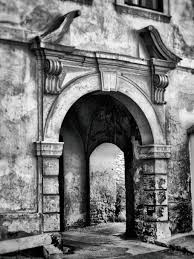
#> input picture Images/10.jpeg, 194 x 259 px, found by its file name
$ jupyter execute --allow-errors practical5.ipynb
#> lines starting #> are read from the running program, lines starting #| are printed output that depends on the picture
[cell 1]
from google.colab import drive
drive.mount('/content/drive')

[cell 2]
#Smoothing
#Linear operation
import cv2
import numpy as np
from matplotlib import pyplot as plt
img = cv2.imread('/content/drive/My Drive/cv/10.jpeg')
#> img is the input picture: shape (259, 194, 3); mean B, G, R 121.5, 121.5, 121.5
kernel = np.ones((5,5),np.float32)/25
dst = cv2.filter2D(img,-1,kernel)
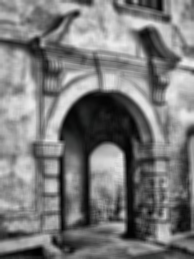
#> dst: shape (259, 194, 3); mean B, G, R 121.5, 121.5, 121.4
plt.subplot(121),plt.imshow(img),plt.title('Original')
plt.xticks([]),plt.yticks([])
plt.subplot(122),plt.imshow(dst),plt.title('Linear Operation')
plt.xticks([]),plt.yticks([])
plt.show()
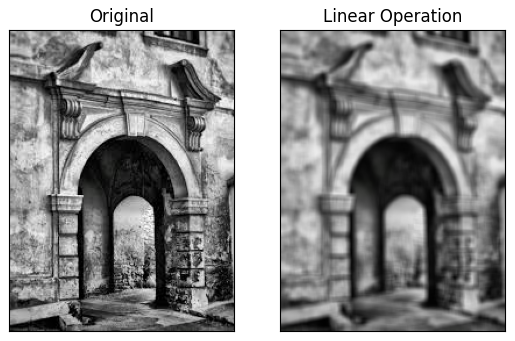
#> figure drawn by matplotlib, 2 panels; B, G, R data is drawn as R, G, B

[cell 3]
#Median operation
import cv2
import numpy as np
from matplotlib import pyplot as plt
img = cv2. imread('/content/drive/My Drive/cv/10.jpeg')
median = cv2.medianBlur(img,5)
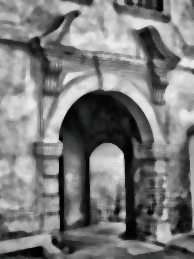
#> median: shape (259, 194, 3); mean B, G, R 122, 122, 122
plt.subplot(121),plt.imshow(img),plt.title('Original')
plt. xticks([]), plt.yticks([])
plt.subplot(122),plt.imshow(median),plt.title('Median')
plt.xticks([]), plt.yticks ([])
plt.show()
#> figure, not shown here; B, G, R data is drawn as R, G, B

[cell 4]
#Averaging Operation
import cv2
import numpy as np
from matplotlib import pyplot as plt
img1 = cv2.imread('/content/drive/My Drive/cv/10.jpeg')
blur = cv2.blur(img1,(5,5))
plt.subplot(121),plt.imshow(img1),plt.title('Original')
plt. xticks([]), plt.yticks([])
plt.subplot(122),plt.imshow(blur),plt.title('Averaging')
plt.xticks([]), plt.yticks ([])
plt.show()
#> figure, not shown here; B, G, R data is drawn as R, G, B

#> (a cell that did not finish here is left out)

[cell 6]
#Gaussian operation
import cv2
import numpy as np
from matplotlib import pyplot as plt
img = cv2. imread('/content/drive/My Drive/cv/10.jpeg')
blur = cv2.GaussianBlur(img,(5,5),0)
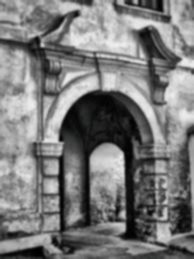
#> blur: shape (259, 194, 3); mean B, G, R 121.5, 121.5, 121.5
plt.subplot(121),plt.imshow(img),plt.title('Original')
plt.xticks([]),plt.yticks([])
plt.subplot(122),plt.imshow(blur),plt.title('Gaussian')
plt.xticks([]),plt.yticks ([])
plt.show()
#> figure, not shown here; B, G, R data is drawn as R, G, B

$ run again, with Images/1.jpeg copied over Images/10.jpeg
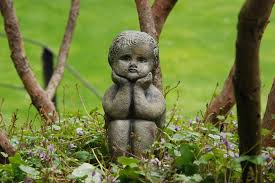
#> input picture Images/1.jpeg, 275 x 183 px, found by its file name
#> img is the input picture: shape (183, 275, 3); mean B, G, R 59.4, 124.3, 111.2
#> `dst = cv2.filter2D(img,-1,kernel)`:
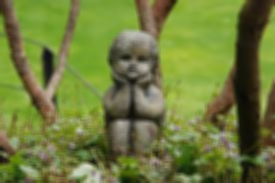
#> dst: shape (183, 275, 3); mean B, G, R 59.4, 124.3, 111.3
#> `plt.show()`:
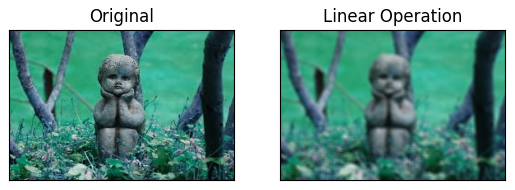
#> figure drawn by matplotlib, 2 panels; B, G, R data is drawn as R, G, B

$ run again, with Images/26.jpeg copied over Images/10.jpeg
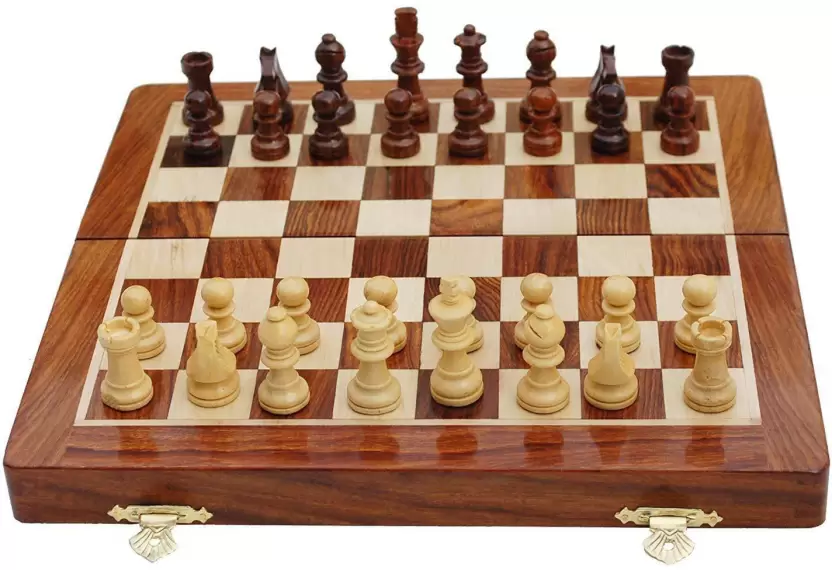
#> input picture Images/26.jpeg, 832 x 570 px, found by its file name
#> img is the input picture: shape (570, 832, 3); mean B, G, R 129.5, 151.5, 183.7
#> `dst = cv2.filter2D(img,-1,kernel)`:
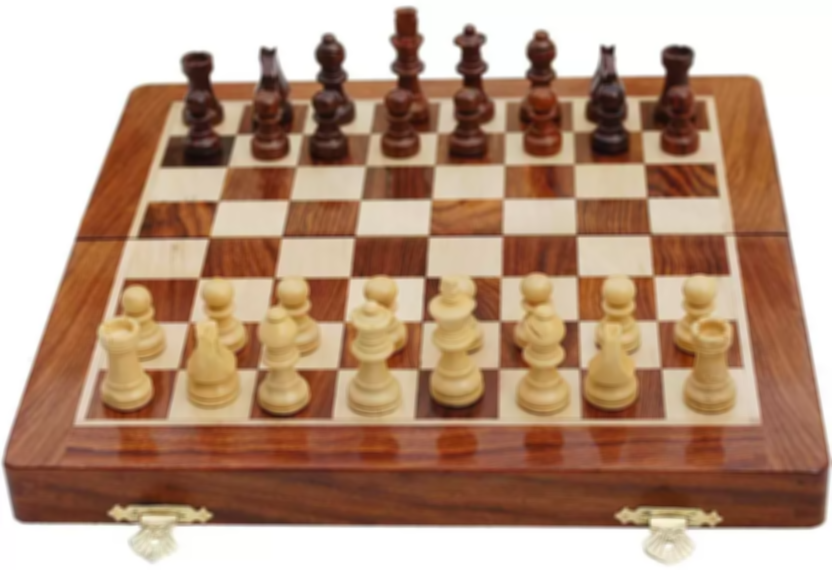
#> dst: shape (570, 832, 3); mean B, G, R 129.5, 151.5, 183.7
#> `plt.show()`:
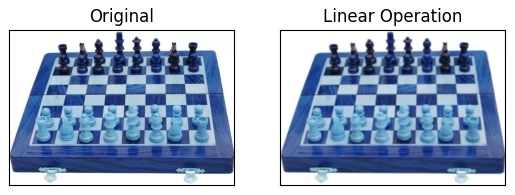
#> figure drawn by matplotlib, 2 panels; B, G, R data is drawn as R, G, B
